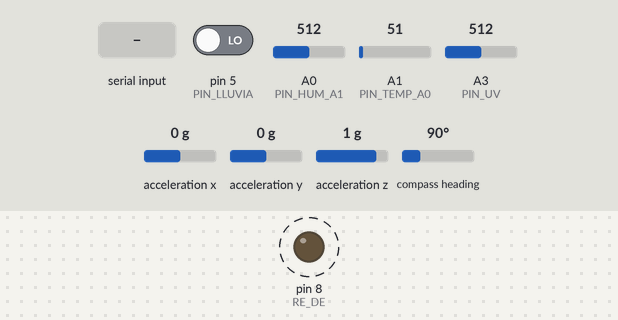
A sketch run on a simulated Arduino Uno, built with avr-gcc and run on an emulated ATmega328P. Shown: output pins drawn as LEDs (lit = HIGH). Dashed ring = blinking. The test bench sets the inputs (shaded band); at power-on: pin 5 (PIN_LLUVIA) LOW, A0 (PIN_HUM_A1) = 512, A1 (PIN_TEMP_A0) = 51, A3 (PIN_UV) = 512, acceleration x 0 g, acceleration y 0 g, acceleration z 1 g, compass heading 90°. What the sketch prints to the serial monitor is not drawn.

Above: at 1.4 s.
1.5 s: "90,45\n" received over the second serial link
Timing chart, 0 to 11.0 s (numbered marks = the images above; inputs shaded):
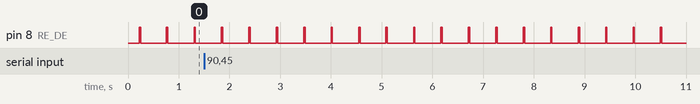

Measured:
- by itself, pin 8 (RE_DE): alternates HIGH for 0.03 s and LOW for 0.51 s

The sketch:

Codigo_lectura_peso_placeholder.ino
```cpp
#include <Wire.h>
//
// ====== Configuración ======
#define BAUD_RATE     115200
#define PIN_TEMP_A0   A1
#define PIN_LLUVIA   5
#define PIN_UV A3
#define PIN_HUM_A1  A0
#define VREF_VOLTS    3.3
#define ADC_MAX       1023.0
#define FACTOR_CONVERSION    10.0 // factor de conversion de sensor analogo de temperatura

#include <Adafruit_Sensor.h>
#include <Adafruit_BNO055.h>
#include <utility/imumaths.h>
Adafruit_BNO055 bno = Adafruit_BNO055(55);
const int HUM_ADC_MIN = 292;   // agua = máxima humedad
const int HUM_ADC_MAX = 531;   // aire = mínima humedad
#include <ModbusMaster.h>
#include <SoftwareSerial.h>

// --- CONFIGURACIÓN DE PINES ---
#define RE_DE 8      // Pin para controlar el flujo (DE y RE puenteados)
const int RO_PIN = 2; // Pin RO (Receiver Out) del módulo RS485
const int DI_PIN = 3; // Pin DI (Driver In) del módulo RS485
float uvIntensity =0;
SoftwareSerial mod(RO_PIN, DI_PIN);

// Trama de consulta Modbus RTU para leer 7 registros (H, T, EC, pH, N, P, K)
// 0x01: ID, 0x03: Función leer, 0x00 0x00: Registro inicial, 0x00 0x07: Cantidad, 0x04 0x08: CRC
const byte lecturaCompleta[] = {0x01, 0x03, 0x00, 0x00, 0x00, 0x07, 0x04, 0x08};
byte valoresRecibidos[25]; // Buffer para la respuesta del sensor

// ===== Límites parametrizables =====

// SoilCap: valores del Seesaw Soil Sensor según Adafruit
const int SOIL_MIN = 0;    // muy seco
const int SOIL_MAX = 1;   // muy húmedo
bool lluviaDigital = false;


int UV = A3;   // Salida del sensor
int REF3V3 = A1; // Conectar a los 3.3V del Arduino
// Temperatura
const float TEMP_IDEAL = 20.0;   // temperatura óptima en °C
const float TEMP_RANGE = 10.0;   // ±25°C → 0–50°C válido

// Pesos del índice de salud
const float W_SOIL    = 0.5;
const float W_TEMP    = 0.3;
const float W_HOTSPOT = 0.2;

float humed_an= 0;
float adc2= 0;
float humedad01=0;


// ====== Variables ======
float hotspotPct = 0;
float humedadPct = NAN;
float tempC_SENS = 0;
float tempC_soil = NAN;
uint16_t soilCap = 0;
float salud = 0;


// Cálculo de variables (Unir 2 bytes por valor y aplicar divisores)
    float humedad     = 0;
    float temperatura = 0;
    int ec            = 0;
    float ph          = 0;
    int nitro         = 0;
    int fosfo         = 0;
    int potas         = 0;

float pesoCama_g = 0.0;
bool usarSensorPeso = false;

int uvLevel=0;

float bnoX=NAN, bnoY=NAN, bnoZ=NAN;

float linBiasX = -0.044760;
float linBiasY =  0.031240;
float linBiasZ = -0.346980;

float vibDeltaX = 0.0;
float vibDeltaY = 0.0;
float vibDeltaZ = 0.0;
float vibDeltaMag = 0.0;
float vibRmsCambio = 0.0;
unsigned long vibDuracionUs = 0;

bool hasSeesaw = false;
bool hasBNO = true;
bool hasHumI2C = false;

const unsigned long SAMPLE_MS = 1000;
unsigned long t0 = 0;

// ====== Prototipos ======
void adquisicion();
void ploteo();
bool i2cDeviceExists(uint8_t address);
void leerAceleracionLinealCalibrada(float &x, float &y, float &z);
void medirVibracionLineal20();
void imprimirResumenVibracion();
float leerPesoCama();

// Promedia 8 lecturas para mayor estabilidad
int averageAnalogRead(int pinToRead) {
  unsigned int runningValue = 0;
  for(int x = 0 ; x < 8 ; x++) runningValue += analogRead(pinToRead);
  return (runningValue / 8);
}

// Función map para números decimales
float mapfloat(float x, float in_min, float in_max, float out_min, float out_max) {
  return (x - in_min) * (out_max - out_min) / (in_max - in_min) + out_min;
}
// ====== SETUP ======
void setup() {
  Serial.begin(BAUD_RATE);
  Wire.begin();
  delay(200);

  Serial.println("millis,tempsensanalogo,tempSoil,soilCap,humedadI2C,hotspotPct,salud,bnoX,bnoY,bnoZ,estatus");
  pinMode(PIN_LLUVIA, INPUT);

  //pinMode(UV, INPUT);
  pinMode(REF3V3, INPUT);
  Serial.println("--- ML8511 Test Iniciado ---");
   mod.begin(4800);       // Velocidad confirmada para tu sensor

  pinMode(RE_DE, OUTPUT);
  digitalWrite(RE_DE, LOW); // Iniciar en modo recepción

  Serial.println("======================================");
  Serial.println("Iniciando Sensor NPK-PH-C-TH-S...");
  Serial.println("Configuración: 4800 Baudios");
  Serial.println("======================================");


  // Inicializar BNO055
  hasBNO = bno.begin();
  if (!hasBNO) {
    Serial.println("BNO055 NO encontrado → se ignorará.");
  } else {
    Serial.println("BNO055 OK.");
  }
}

// ====== LOOP ======
void loop() {

  if (Serial.available()) {
    float v = Serial.parseFloat();
    if (!isnan(v)) hotspotPct = constrain(v, 0, 100);
    while (Serial.available()) if (Serial.read()=='\n') break;
  }

  if (millis() - t0 >= SAMPLE_MS) {
    t0 = millis();
    adquisicion();
    ploteo();
  }

  uvLevel = analogRead(A3);
  int refLevel = averageAnalogRead(REF3V3);
  float outputVoltage = 3.3 / refLevel * uvLevel;

    // Convierte voltaje a intensidad (mW/cm^2)
  // El ML8511 va de 1.0V (0 mW/cm2) a 2.8V (15 mW/cm2)


  uvIntensity = mapfloat(outputVoltage, 0.99, 2.8, 0.0, 15.0);


  // 1. Limpia cualquier residuo de datos previos en el puerto
  while(mod.available()) mod.read();

  // 2. Cambiar a modo TRANSMISIÓN
  digitalWrite(RE_DE, HIGH);
  delay(10);
  mod.write(lecturaCompleta, sizeof(lecturaCompleta));
  mod.flush(); // Asegura que se envíen todos los bytes

  // 3. Cambiar a modo RECEPCIÓN
  digitalWrite(RE_DE, LOW);
  delay(10);

  // 4. Lee la respuesta y espera hasta 500ms
  int i = 0;
  unsigned long tiempoInicio = millis();
  while (millis() - tiempoInicio < 500 && i < 25) {
    if (mod.available()) {
      valoresRecibidos[i] = mod.read();
      i++;
    }
  }

  // 5. Procesar los datos que se reciben
  if (i > 0) {
    interpretarTrama(i);
  } else {
    Serial.println("Error: Sensor no responde. Revisa conexiones.");
  }
}

// =============================================================
//              FUNCIÓN DE DETECCIÓN I2C GENÉRICA
// =============================================================
bool i2cDeviceExists(uint8_t address) {
  Wire.beginTransmission(address);
  return (Wire.endTransmission() == 0);
}

// =============================================================
//                   FUNCIÓN DE ADQUISICIÓN
// =============================================================

bool leerLluviaDigital() {
  return digitalRead(PIN_LLUVIA);
}


float calcularSalud(
    float soilCap,        // valor del sensor
    float tempC,          // temperatura del LM35 o Seesaw
    float hotspotPct,     // porcentaje de lombrices
    int soilMin,          // límite inferior soilCap
    int soilMax,          // límite superior soilCap
    float tempIdeal,      // temperatura ideal
    float tempRange,      // tolerancia (±)
    float wSoil,          // peso hScore
    float wTemp,          // peso tScore
    float wHotspot        // peso hsScore
) {
    // ---- Humedad (soilCap) normalizada ----
    int cap = constrain(soilCap, soilMin, soilMax);
    float hScore = (cap - soilMin) / float(soilMax - soilMin);
    hScore = constrain(hScore, 0.0, 1.0);

    // ---- Temperatura normalizada ----
    float tScore = 1.0 - fabs(tempC - tempIdeal) / tempRange;
    tScore = constrain(tScore, 0.0, 1.0);

    // ---- Hotspot normalizado ----
    float hsScore = constrain(hotspotPct / 100.0, 0.0, 1.0);

    // ---- Cálculo final ----
    float salud = wSoil * hScore + wTemp * tScore + wHotspot * hsScore;
    return salud;
}


float mapHumedadInversa(int adcValue, int adcMin, int adcMax) {
    // Asegurar límites
    adcValue = constrain(adcValue, adcMin, adcMax);

    // Mapeo inverso: adcMin → 1.0, adcMax → 0.0
    float h = (float)(adcMax - adcValue) / (float)(adcMax - adcMin);

    // Garantizar rango 0–1
    return constrain(h, 0.0, 1.0);
}


void leerAceleracionLinealCalibrada(float &x, float &y, float &z) {
  imu::Vector<3> lin = bno.getVector(Adafruit_BNO055::VECTOR_LINEARACCEL);

  x = lin.x() - linBiasX;
  y = lin.y() - linBiasY;
  z = lin.z() - linBiasZ;
}

void medirVibracionLineal20() {
  const int N = 20;

  float minX = 99999.0, maxX = -99999.0;
  float minY = 99999.0, maxY = -99999.0;
  float minZ = 99999.0, maxZ = -99999.0;
  float minMag = 99999.0, maxMag = -99999.0;

  float xPrev = 0.0, yPrev = 0.0, zPrev = 0.0;
  float sumaCambios = 0.0;

  unsigned long tInicio = micros();

  for (int i = 0; i < N; i++) {
    float x, y, z;
    leerAceleracionLinealCalibrada(x, y, z);

    float mag = sqrt(x * x + y * y + z * z);

    if (x < minX) minX = x;
    if (x > maxX) maxX = x;
    if (y < minY) minY = y;
    if (y > maxY) maxY = y;
    if (z < minZ) minZ = z;
    if (z > maxZ) maxZ = z;
    if (mag < minMag) minMag = mag;
    if (mag > maxMag) maxMag = mag;

    if (i > 0) {
      float dx = x - xPrev;
      float dy = y - yPrev;
      float dz = z - zPrev;
      float cambio = sqrt(dx * dx + dy * dy + dz * dz);
      sumaCambios += cambio * cambio;
    }

    xPrev = x;
    yPrev = y;
    zPrev = z;
  }

  unsigned long tFin = micros();

  vibDeltaX = maxX - minX;
  vibDeltaY = maxY - minY;
  vibDeltaZ = maxZ - minZ;
  vibDeltaMag = maxMag - minMag;
  vibRmsCambio = sqrt(sumaCambios / (N - 1));
  vibDuracionUs = tFin - tInicio;
}

void imprimirResumenVibracion() {
  Serial.println(">>>> VIBRACION LINEAL 20 MUESTRAS <<<<");
  Serial.print("vibDeltaX: "); Serial.println(vibDeltaX, 6);
  Serial.print("vibDeltaY: "); Serial.println(vibDeltaY, 6);
  Serial.print("vibDeltaZ: "); Serial.println(vibDeltaZ, 6);
  Serial.print("vibDeltaMag: "); Serial.println(vibDeltaMag, 6);
  Serial.print("vibRmsCambio: "); Serial.println(vibRmsCambio, 6);
  Serial.print("vibDuracionUs: "); Serial.println(vibDuracionUs);
}

float leerPesoCama() {
  if (!usarSensorPeso) {
    return 0.0;
  }

  // Futuro sensor de peso/celda de carga:
  // retornar aquí el peso real de la cama en gramos.
  return 0.0;
}


void adquisicion() {


  lluviaDigital = leerLluviaDigital();


  // analog conversion
  int adc = analogRead(PIN_TEMP_A0);
  float volts = (adc / ADC_MAX)*5;
  tempC_SENS= (volts * 1000.0) / FACTOR_CONVERSION;


int adc2 = analogRead(A0);
humedad01 = mapHumedadInversa(adc2, HUM_ADC_MIN, HUM_ADC_MAX);


  // ----- BNO055 -----
  if (hasBNO) {
    sensors_event_t event;
    bno.getEvent(&event);
    bnoX = event.orientation.x;
    bnoY = event.orientation.y;
    bnoZ = event.orientation.z;
  } else {
    bnoX = bnoY = bnoZ = NAN;
  }


}

// =============================================================
//                   FUNCIÓN DE PLOTEO
// =============================================================
void ploteo() {

  const char* estatus =
    (salud >= 0.8) ? "OPTIMO" :
    (salud >= 0.6) ? "ACEPTABLE" :
    (salud >= 0.4) ? "ATENCION" : "ALERTA";
  Serial.print("TRAMA: ");
  Serial.print(millis());           Serial.print(",");
  Serial.print(lluviaDigital ? 1 : 0); Serial.print(",");
  Serial.print(salud,2);            Serial.print(",");
  Serial.print(bnoX,2);             Serial.print(",");
  Serial.print(bnoY,2);             Serial.print(",");
  Serial.print(bnoZ,2);             Serial.print(",");
  Serial.print(estatus); Serial.print(",");
  Serial.print(humedad); Serial.print(",");
  Serial.print(temperatura); Serial.print(",");
  Serial.print(uvIntensity);Serial.print(",");
  Serial.print(ec); Serial.print(",");
  Serial.print(ph); Serial.print(",");
  Serial.print(nitro); Serial.print(",");
  Serial.print(fosfo); Serial.print(",");
  Serial.print(potas); Serial.print(",");
  Serial.print(pesoCama_g, 2); Serial.print(";");
}


void interpretarTrama(int len) {
  int startIdx = -1;

  // Buscar la cabecera estándar Modbus (ID: 01, Función: 03)
  for (int j = 0; j < len - 5; j++) {
    if (valoresRecibidos[j] == 0x01 && valoresRecibidos[j+1] == 0x03) {
      startIdx = j;
      break;
    }
  }

  if (startIdx != -1) {
    // El desplazamiento (offset) salta el ID, Función y Conteo de bytes
    int offset = startIdx + 3;

    // Cálculo de variables (Unir 2 bytes por valor y aplicar divisores)
    humedad     = ((valoresRecibidos[offset] << 8)     | valoresRecibidos[offset + 1]) / 10.0;
    temperatura = ((valoresRecibidos[offset + 2] << 8) | valoresRecibidos[offset + 3]) / 10.0;
    ec            = (valoresRecibidos[offset + 4] << 8)  | valoresRecibidos[offset + 5];
    ph          = ((valoresRecibidos[offset + 6] << 8) | valoresRecibidos[offset + 7]) / 10.0;
    nitro         = (valoresRecibidos[offset + 8] << 8)  | valoresRecibidos[offset + 9];
    fosfo         = (valoresRecibidos[offset + 10] << 8) | valoresRecibidos[offset + 11];
    potas         = (valoresRecibidos[offset + 12] << 8) | valoresRecibidos[offset + 13];

    salud = calcularSalud(
    humedad,
    temperatura,
    hotspotPct,
    SOIL_MIN,
    SOIL_MAX,
    TEMP_IDEAL,
    TEMP_RANGE,
    W_SOIL,
    W_TEMP,
    W_HOTSPOT
);

    // --- SALIDA POR MONITOR SERIAL ---
    Serial.println("\n>>>> LECTURA DE SUELO <<<<");
    Serial.print("Humedad:      "); Serial.print(humedad);     Serial.println(" %");
    Serial.print("Temperatura:  "); Serial.print(temperatura); Serial.println(" °C");
    Serial.print("UV_intensity:  "); Serial.print(uvLevel); Serial.println(" _");
    Serial.print("Cond. Elec.:  "); Serial.print(ec);          Serial.println(" us/cm");
    Serial.print("pH:           "); Serial.print(ph);          Serial.println("");
    Serial.print("Nitrógeno(N): "); Serial.print(nitro);       Serial.println(" mg/kg");
    Serial.print("Fósforo (P):  "); Serial.print(fosfo);       Serial.println(" mg/kg");
    Serial.print("Potasio (K):  "); Serial.print(potas);       Serial.println(" mg/kg");
    Serial.print("Peso cama:     "); Serial.print(pesoCama_g, 2); Serial.println(" g");
Serial.print("orientacion X:  "); Serial.print(bnoX); Serial.println(" deg");
Serial.print("orientacion Y:  "); Serial.print(bnoY); Serial.println(" deg");
Serial.print("orientacion Z:  "); Serial.print(bnoZ); Serial.println(" deg");
    Serial.print("Lluvia binario:  "); Serial.print(lluviaDigital ? 1 : 0);       Serial.println(" bin");
    Serial.print("Salud:  "); Serial.print(salud);       Serial.println("_");
    Serial.println("--------------------------");
    delay(10000);
  } else {
    Serial.println("Error: Trama Modbus corrupta o incompleta.");
  }
}
```
